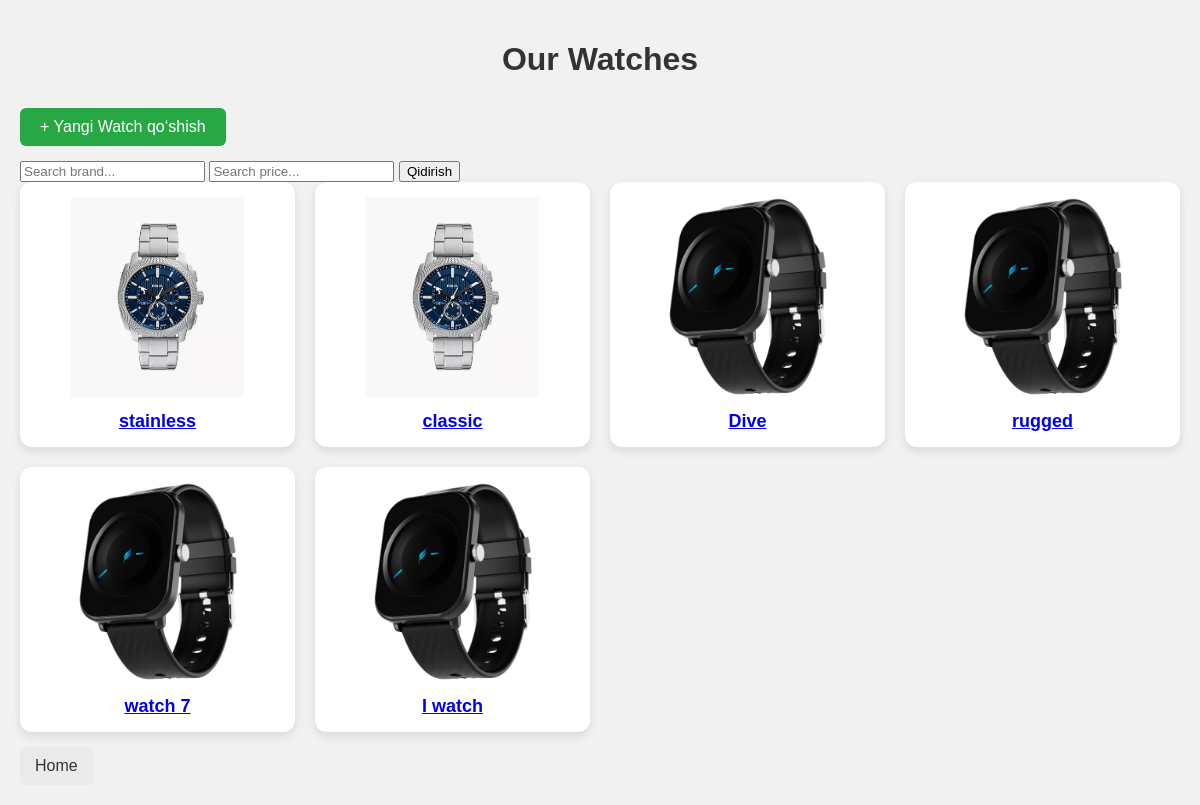
Before: /product/watch/ with the older database file.
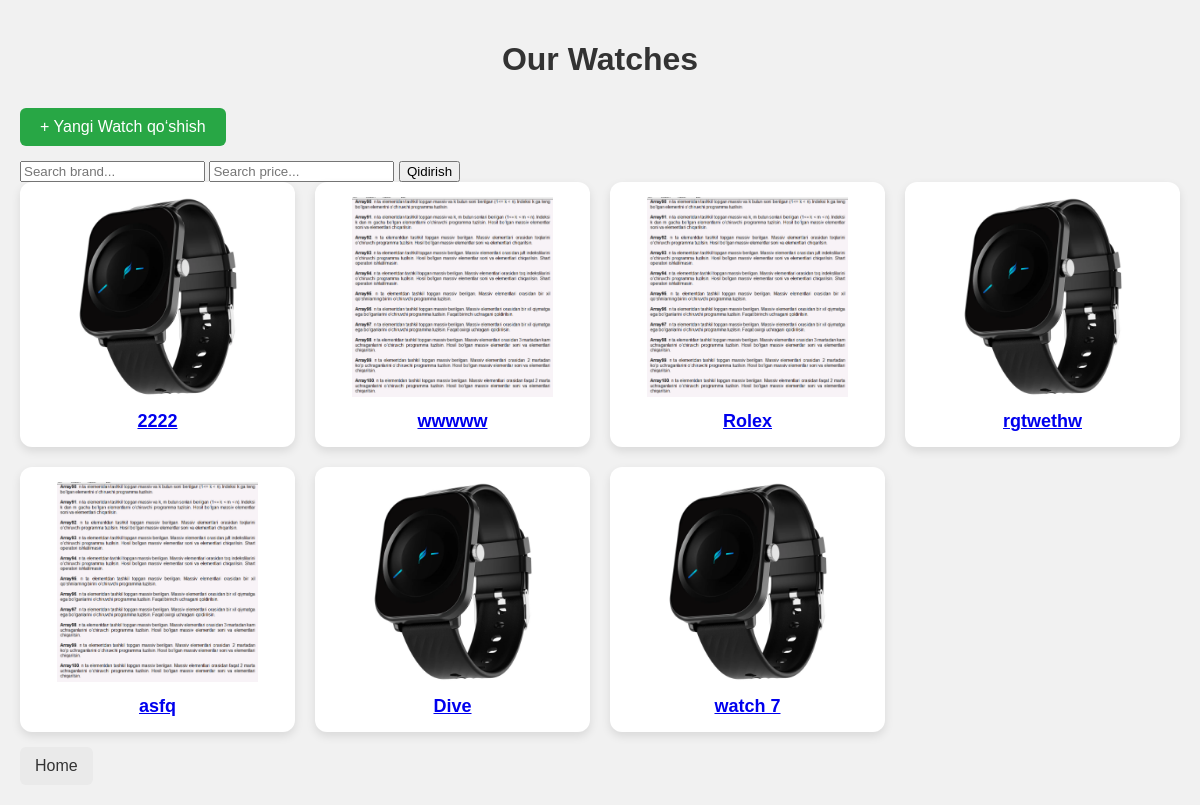
After: the same page with the newer database file.
### products/models.py (models this page shows, shortened)
class Watch(models.Model):
    brand = models.CharField(max_length=20)
    desk = models.TextField()
    image = models.ImageField(upload_to='watch-images/', blank=True, null=True, default='default/watch.png')
    price = models.DecimalField(max_digits=10, decimal_places=2)
    created_at = models.DateTimeField(auto_now_add=True)
    updated_at = models.DateTimeField(auto_now=True)

### products/views.py (the view)
# urls.py: path('watch/', WatchList.as_view(), name='watch'),
class WatchList(View):
    def get(self, request):
        query_b = request.GET.get('b', '')
        query_p = request.GET.get('p', '')
        if query_b and query_p:
            watchs = Watch.objects.filter(
                Q(brand__icontains=query_b) & Q(price=query_p)
            )
        elif query_b:
            watchs = Watch.objects.filter(
                Q(brand__icontains=query_b)
            )
        else:
            watchs = Watch.objects.all().order_by('-id')
        return render(request, 'watch_list.html', {'watchs':watchs})

### templates/watch_list.html (shortened to what this page needs)
<!DOCTYPE html>
<html lang="en">
<head>
</head>
<body>
<h1>Our Watches</h1>
<a href="{% url 'create-watch' %}" class="create-btn">+ Yangi Watch qo‘shish</a>
<form method='get'>
        <input type="text" name="b" placeholder="Search brand..." value="{{ request.GET.b }}">
        <input type="text" name="p" placeholder="Search price..." value="{{ request.GET.p }}">
    <button type='submit'>Qidirish</button>
</form>
<div class="watch-grid">
    {% for watch in watchs %}
    <div class="watch-card">
        {% if watch.image %}
            <img src="{{ watch.image.url }}" alt="{{ watch.brand }}">
        {% else %}
            <img src="/media/default/watch.png" alt="No image">
        {% endif %}
        <div class="watch-brand"><a href="{% url 'watch-detail' watch.id %}">{{ watch.brand }}</a></div>
    </div>
    {% endfor %}
</div>
<a href="{% url 'home' %}" class="back-btn">Home</a>
</body>
</html>

### templates/watch_list.html (style rules this page uses)
body { font-family: Arial, sans-serif; background-color: #f1f1f1; margin: 0; padding: 20px; }
h1 { text-align: center; color: #333; margin-bottom: 30px; }
.watch-grid { display: grid; grid-template-columns: repeat(auto-fill, minmax(220px, 1fr)); gap: 20px; }
.watch-card { background-color: white; padding: 15px; border-radius: 12px; box-shadow: 0 4px 10px rgba(0, 0, 0, 0.1); text-align: center; transition: transform 0.3s ease; }
.watch-card img { width: 100%; height: 200px; object-fit: contain; margin-bottom: 10px; }
.watch-brand { font-size: 18px; font-weight: bold; color: #222; }
.back-btn { background-color: #eaeaea; color: #333; padding: 10px 15px; text-decoration: none; border-radius: 6px; display: inline-block; margin-top: 15px; text-align: center; font-size: 16px; transition: background-color 0.3s ease; }
.create-btn { background-color: #28a745; color: white; padding: 10px 20px; text-decoration: none; border-radius: 6px; font-size: 16px; display: inline-block; margin-bottom: 15px; transition: background-color 0.3s ease; }

Changed rows visible on the page:
removed Watch: image (picture), brand "stainless"
removed Watch: brand "rugged"
removed Watch: image (picture), brand "I watch"
added Watch: image (picture), brand "2222"
added Watch: image (picture), brand "wwwww"
added Watch: image (picture), brand "Rolex"
added Watch: brand "rgtwethw"
changed Watch: image: a different picture; brand "classic" → "asfq"
